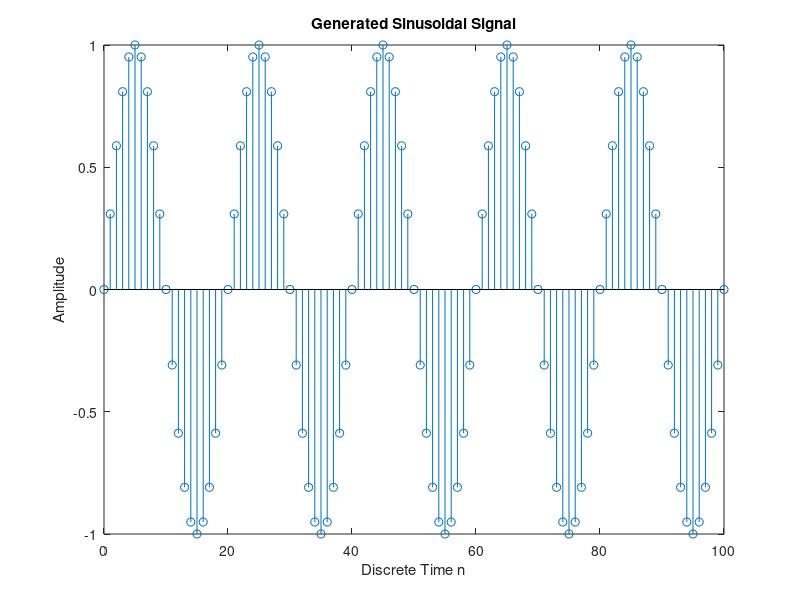
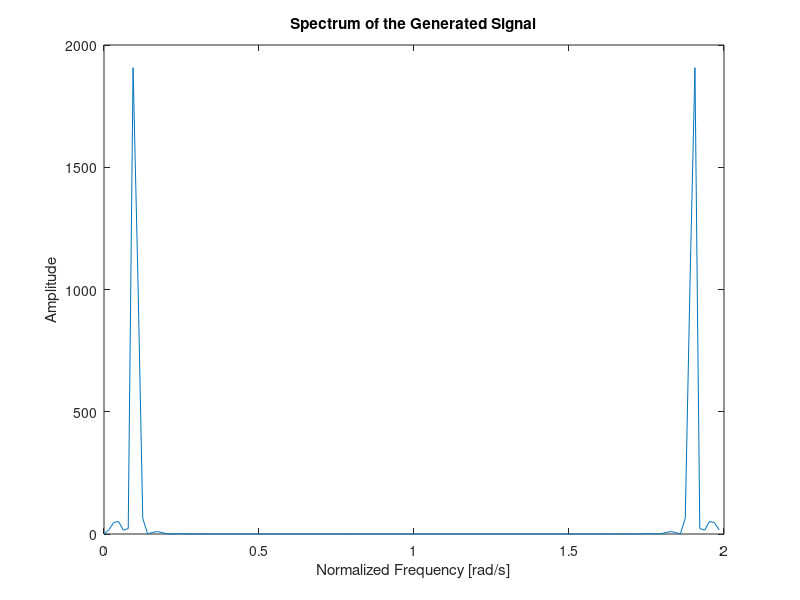
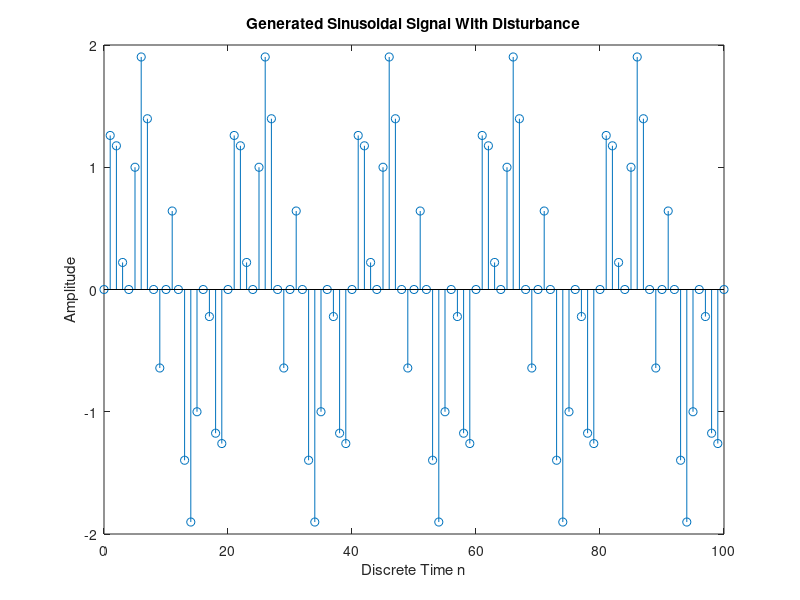
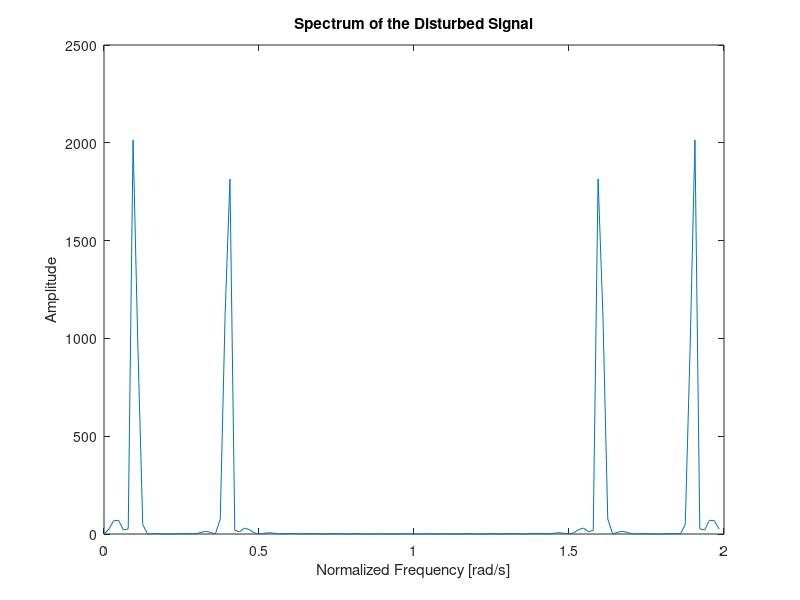

Reproduce these figures in MATLAB, in order.
%digital time vector
n = 0:100;
%continuous time frequency in Hz
F=1;
%sampling rate in s
T=0.05;

s=sin(2*pi*F*n*T);

figure
stem(n,s)
title("Generated Sinusoidal Signal")
xlabel("Discrete Time n")
ylabel("Amplitude")

%figure
%plot(n*T,s)

S=fft(s,128);
P=S.*conj(S);
w=(0:127)/128;

figure
plot(2*w,P)
title("Spectrum of the Generated Signal")
xlabel("Normalized Frequency [rad/s]")
ylabel("Amplitude")

% Add Disturbance
s2 = s+sin(2*pi*4*n*T);
S2 = fft(s2,128);
P2=S2.*conj(S2);

figure
stem(n,s2)
title("Generated Sinusoidal Signal With Disturbance")
xlabel("Discrete Time n")
ylabel("Amplitude")

figure
plot(2*w,P2)
title("Spectrum of the Disturbed Signal")
xlabel("Normalized Frequency [rad/s]")
ylabel("Amplitude")

%Filter
b=[1 1 1 1]/4;
a=1;
[H,w1]=freqz(b,a);
figure
plot(w1/(2*pi*T),abs(H))
title("Frequency Response of the Filter")
xlabel("Normalized Frequency [rad/s]")
ylabel("Amplitude")

sf=filter(b,a,s2);
SF=fft(sf,128);
PF=SF.*conj(SF);

figure
stem(n,sf)
title("Recovered Signal")
xlabel("Discrete Time n")
ylabel("Amplitude")

figure
plot(2*w,PF)
title("Spectrum of the Recovered Signal")
xlabel("Normalized Frequency [rad/s]")
ylabel("Amplitude")